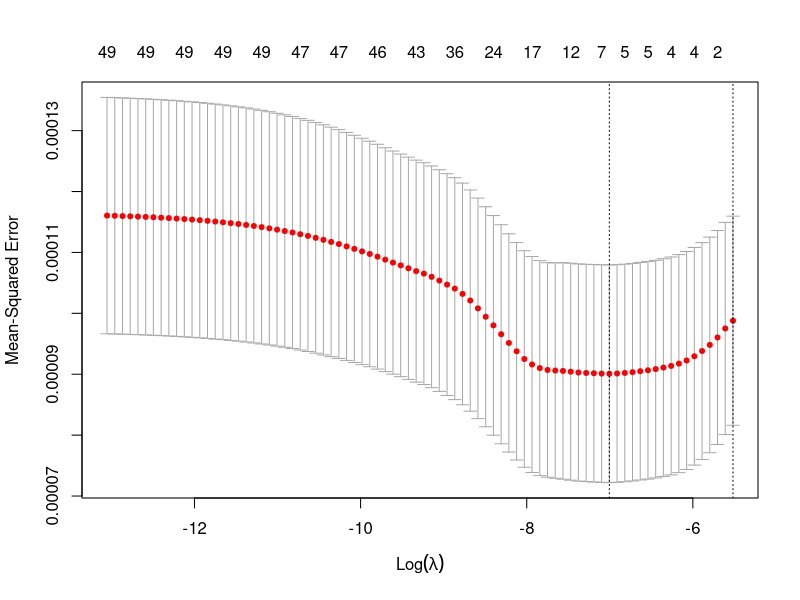
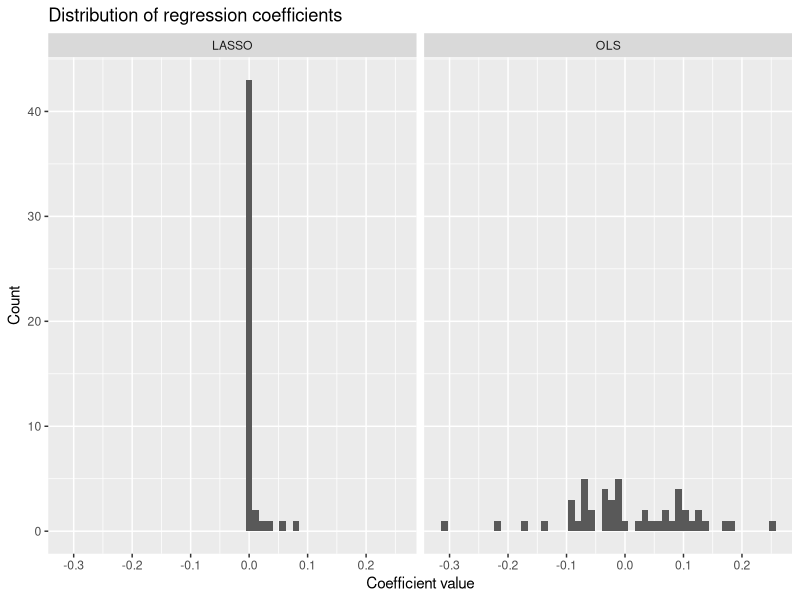
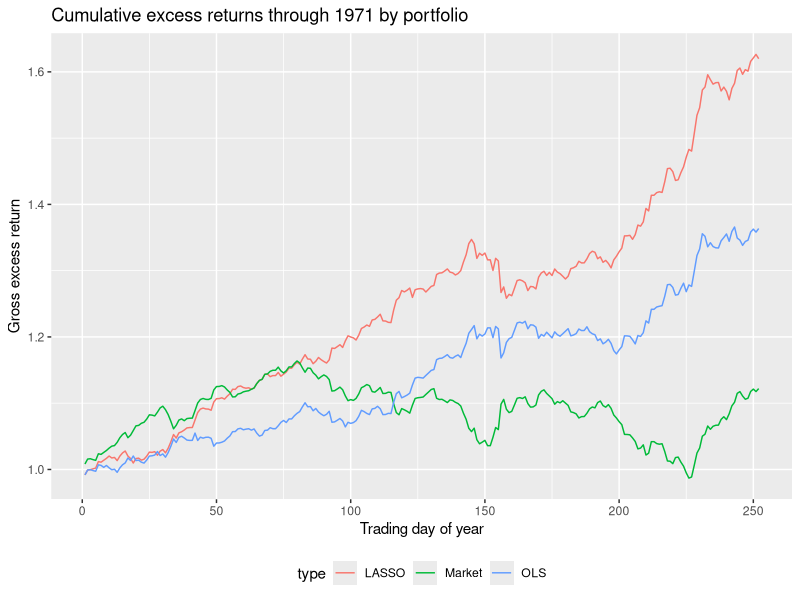

These figures' R source, in order:
## ---- chunk 1
knitr::opts_chunk$set(echo = TRUE)
dd_1970 <- read.csv("Data_Daily_1970.csv")
library(dplyr)
library(magrittr)
library(broom)
library(glmnet)
library(reshape2)
library(ggplot2)
## ---- chunk 2
lm_fit <- dd_1970 %>%
    mutate(mkt_excess = lead(mkt_excess, 1)) %>%
    select(-Date) %>%
    lm(mkt_excess ~ ., data = .) 

lm_fit %>% 
    summary %>%
    glance %>% 
    knitr::kable(digits = 4)
## ---- chunk 3
lag_mat <- dd_1970 %>%
    mutate(mkt_excess = lead(mkt_excess, 1)) %>%
    select(-Date) %>%
    model.matrix(mkt_excess ~ ., data = .) %>%
    extract(,-1)

lead_y <- dd_1970 %>%
    mutate(mkt_excess = lead(mkt_excess, 1)) %>% 
    select(mkt_excess) %>% 
    unlist %>%
    extract(-254)

glm_fit <- cv.glmnet(x = lag_mat, y = lead_y, alpha = 1)
## ---- chunk 4
plot(glm_fit)
## ---- chunk 5
# glm
coef_glm <- as.matrix(coef(glm_fit, s = "lambda.min")) %>% 
  unlist
rn <- rownames(coef_glm)
coef_glm %<>% 
  as.data.frame %>%
  mutate(type = "LASSO", bx = rn)
names(coef_glm) <- c("val", "type", "bx")
# lm
coef_lm <- coef(lm_fit) %>% unlist
coef_lm %<>% 
  as.data.frame %>%
  mutate(type = "OLS", bx = rn)
names(coef_lm) <- c("val", "type", "bx")
# remove intercept
coef_glm %<>% extract(-1, )
coef_lm %<>% extract(-1, )
# combine
coef_mat <- rbind(coef_glm, coef_lm) %>% as.data.frame()
coef_mat %>% 
  ggplot(aes(x = val)) +
  geom_histogram(bins = 50) + facet_wrap(~type) +
  theme(legend.position = "none") + 
  ggtitle("Distribution of regression coefficients") +
  xlab("Coefficient value") + ylab("Count")
## ---- chunk 6
dd_1971 <- read.csv("Data_Daily_1971.csv")
lag_1971 <- dd_1971 %>% mutate(mkt_excess = lead(mkt_excess, 1))
## ---- chunk 7
pred_lm <- predict(lm_fit, lag_1971)
long_lm <- (pred_lm > 0) * 2 - 1  # hacky, I know
returns_lm <- lag_1971$mkt_excess * long_lm
returns_lm <- returns_lm[complete.cases(returns_lm)]
daily_lm <- cumprod(1+returns_lm)
## ---- chunk 8
coef_glm2 <- as.matrix(coef(glm_fit, s="lambda.min")) %>% as.vector
mat_glm <- as.matrix(select(lag_1971, -Date, -mkt_excess))
pred_glm <- predict(glm_fit, newx = data.matrix(mat_glm), s = "lambda.min", type = "response")

long_glm <- (pred_glm > 0) * 2 -1
returns_glm <- lag_1971$mkt_excess * long_glm
returns_glm <- returns_glm[-which(is.na(returns_glm))]
daily_glm <- cumprod(1 + returns_glm)
## ---- chunk 9
df_glm_gross <- data.frame(type = "LASSO", value = daily_glm, day = 1:252)
df_lm_gross <- data.frame(type = "OLS", value = daily_lm, day = 1:252)
df_mkt_gross <- data.frame(type = "Market", 
                           value = cumprod(lag_1971$mkt_excess[1:252] + 1),
                           day = 1:252)
df_gross <- rbind(df_glm_gross, df_lm_gross, df_mkt_gross)

df_gross %>% 
    ggplot(aes(x = day, y= value, color = type)) + 
    geom_line() + theme(legend.position = "bottom") +
    ggtitle("Cumulative excess returns through 1971 by portfolio") +
    xlab("Trading day of year") + ylab("Gross excess return")
